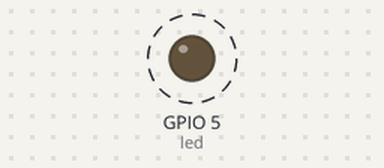
Recording of a program running on a simulated ESP8266 board running MicroPython. Parts: output pins drawn as LEDs (lit = HIGH). Dashed ring = blinking.

Above: at 0.5 s.
Timing chart, 0 to 4.6 s (numbered marks = the images above):
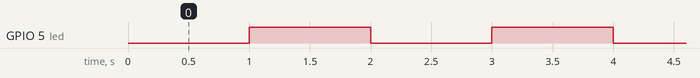

The program:

led_yakip_sondurma.py
```python
from machine import Pin
from time import sleep

led_pin = 5
led = Pin(led_pin, Pin.OUT)

sleep_second = 1

while True:
    led.value(0)
    sleep(sleep_second)

    led.value(1)
    sleep(sleep_second)
```

Measured:
- by itself, GPIO 5 (led): alternates HIGH for 1.0 s and LOW for 1.0 s
